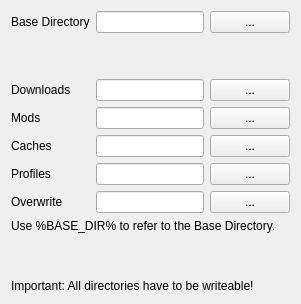
     <widget class="QWidget" name="pathsTab">
      <attribute name="title">
       <string>Paths</string>
      </attribute>
      <layout class="QVBoxLayout" name="verticalLayout_10">
       <item>
        <layout class="QGridLayout" name="gridLayout_2">
         <item row="0" column="0">
          <widget class="QLabel" name="label_25">
           <property name="text">
            <string>Base Directory</string>
           </property>
          </widget>
         </item>
         <item row="6" column="2">
          <widget class="QPushButton" name="browseOverwriteDirBtn">
           <property name="text">
            <string>...</string>
           </property>
          </widget>
         </item>
         <item row="6" column="1">
          <widget class="QLineEdit" name="overwriteDirEdit"/>
         </item>
         <item row="0" column="1">
          <widget class="QLineEdit" name="baseDirEdit"/>
         </item>
         <item row="0" column="2">
          <widget class="QPushButton" name="browseBaseDirBtn">
           <property name="text">
            <string>...</string>
           </property>
          </widget>
         </item>
         <item row="6" column="0">
          <widget class="QLabel" name="label_24">
           <property name="text">
            <string>Overwrite</string>
           </property>
          </widget>
         </item>
         <item row="4" column="0">
          <widget class="QLabel" name="label_9">
           <property name="text">
            <string>Caches</string>
           </property>
          </widget>
         </item>
         <item row="3" column="2">
          <widget class="QPushButton" name="browseModDirBtn">
           <property name="text">
            <string notr="true">...</string>
           </property>
          </widget>
         </item>
         <item row="4" column="1">
          <widget class="QLineEdit" name="cacheDirEdit"/>
         </item>
         <item row="2" column="0">
          <widget class="QLabel" name="label_7">
           <property name="text">
            <string>Downloads</string>
           </property>
          </widget>
         </item>
         <item row="4" column="2">
          <widget class="QPushButton" name="browseCacheDirBtn">
           <property name="text">
            <string notr="true">...</string>
           </property>
          </widget>
         </item>
         <item row="3" column="1">
          <widget class="QLineEdit" name="modDirEdit">
           <property name="toolTip">
            <string>Directory where mods are stored.</string>
           </property>
           <property name="whatsThis">
            <string>Directory where mods are stored. Please note that changing this will break all associations of profiles with mods that don't exist in the new location (with the same name).</string>
           </property>
          </widget>
         </item>
         <item row="2" column="2">
          <widget class="QPushButton" name="browseDownloadDirBtn">
           <property name="sizePolicy">
            <sizepolicy hsizetype="Fixed" vsizetype="Fixed">
             <horstretch>0</horstretch>
             <verstretch>0</verstretch>
            </sizepolicy>
           </property>
           <property name="text">
            <string notr="true">...</string>
           </property>
          </widget>
         </item>
         <item row="2" column="1">
          <widget class="QLineEdit" name="downloadDirEdit">
           <property name="toolTip">
            <string>Directory where downloads are stored.</string>
           </property>
           <property name="whatsThis">
            <string>Directory where downloads are stored.</string>
           </property>
          </widget>
         </item>
         <item row="3" column="0">
          <widget class="QLabel" name="label_8">
           <property name="text">
            <string>Mods</string>
           </property>
          </widget>
         </item>
         <item row="5" column="2">
          <widget class="QPushButton" name="browseProfilesDirBtn">
           <property name="text">
            <string>...</string>
           </property>
          </widget>
         </item>
         <item row="5" column="1">
          <widget class="QLineEdit" name="profilesDirEdit"/>
         </item>
         <item row="5" column="0">
          <widget class="QLabel" name="label_22">
           <property name="text">
            <string>Profiles</string>
           </property>
          </widget>
         </item>
         <item row="1" column="1">
          <spacer name="verticalSpacer_8">
           <property name="orientation">
            <enum>Qt::Vertical</enum>
           </property>
           <property name="sizeHint" stdset="0">
            <size>
             <width>20</width>
             <height>40</height>
            </size>
           </property>
          </spacer>
         </item>
        </layout>
       </item>
       <item>
        <widget class="QLabel" name="label_26">
         <property name="text">
          <string>Use %BASE_DIR% to refer to the Base Directory.</string>
         </property>
        </widget>
       </item>
       <item>
        <spacer name="verticalSpacer_6">
         <property name="orientation">
          <enum>Qt::Vertical</enum>
         </property>
         <property name="sizeHint" stdset="0">
          <size>
           <width>20</width>
           <height>40</height>
          </size>
         </property>
        </spacer>
       </item>
       <item>
        <widget class="QLabel" name="label_23">
         <property name="text">
          <string>Important: All directories have to be writeable!</string>
         </property>
        </widget>
       </item>
      </layout>
     </widget>
